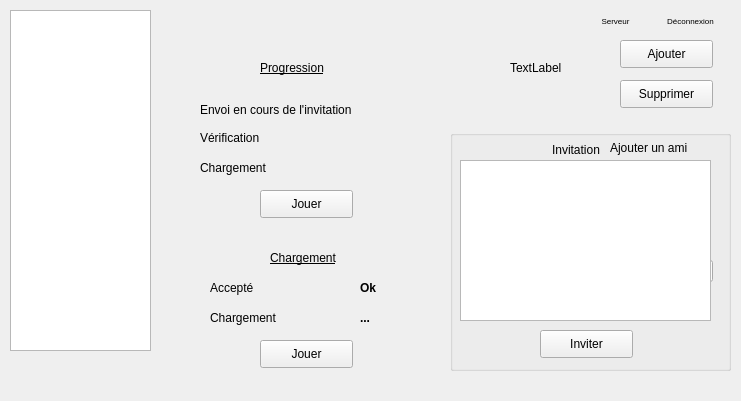
   <widget class="QWidget" name="FenInfoMulti" native="true">
    <property name="enabled">
     <bool>true</bool>
    </property>
    <property name="geometry">
     <rect>
      <x>210</x>
      <y>0</y>
      <width>741</width>
      <height>401</height>
     </rect>
    </property>
    <widget class="QPushButton" name="BoutonDeconnexion">
     <property name="geometry">
      <rect>
       <x>650</x>
       <y>10</y>
       <width>81</width>
       <height>21</height>
      </rect>
     </property>
     <property name="font">
      <font>
       <pointsize>6</pointsize>
      </font>
     </property>
     <property name="text">
      <string>Déconnexion</string>
     </property>
     <property name="checkable">
      <bool>false</bool>
     </property>
     <property name="checked">
      <bool>false</bool>
     </property>
     <property name="autoDefault">
      <bool>false</bool>
     </property>
     <property name="default">
      <bool>false</bool>
     </property>
     <property name="flat">
      <bool>true</bool>
     </property>
    </widget>
    <widget class="QListWidget" name="ListeContact">
     <property name="geometry">
      <rect>
       <x>10</x>
       <y>10</y>
       <width>141</width>
       <height>341</height>
      </rect>
     </property>
    </widget>
    <widget class="QLabel" name="label_16">
     <property name="geometry">
      <rect>
       <x>610</x>
       <y>140</y>
       <width>91</width>
       <height>16</height>
      </rect>
     </property>
     <property name="text">
      <string>Ajouter un ami</string>
     </property>
    </widget>
    <widget class="QLineEdit" name="lineEdit">
     <property name="geometry">
      <rect>
       <x>610</x>
       <y>170</y>
       <width>81</width>
       <height>22</height>
      </rect>
     </property>
    </widget>
    <widget class="QPushButton" name="pushButton_3">
     <property name="geometry">
      <rect>
       <x>620</x>
       <y>40</y>
       <width>93</width>
       <height>28</height>
      </rect>
     </property>
     <property name="text">
      <string>Ajouter</string>
     </property>
    </widget>
    <widget class="QPushButton" name="pushButton_2">
     <property name="geometry">
      <rect>
       <x>620</x>
       <y>80</y>
       <width>93</width>
       <height>28</height>
      </rect>
     </property>
     <property name="text">
      <string>Supprimer</string>
     </property>
    </widget>
    <widget class="QLabel" name="TxtStatutInvitation">
     <property name="geometry">
      <rect>
       <x>250</x>
       <y>260</y>
       <width>101</width>
       <height>16</height>
      </rect>
     </property>
     <property name="font">
      <font>
       <pointsize>8</pointsize>
      </font>
     </property>
     <property name="text">
      <string/>
     </property>
    </widget>
    <widget class="QLineEdit" name="lineEdit_2">
     <property name="geometry">
      <rect>
       <x>600</x>
       <y>260</y>
       <width>113</width>
       <height>22</height>
      </rect>
     </property>
    </widget>
    <widget class="QLabel" name="label_20">
     <property name="geometry">
      <rect>
       <x>610</x>
       <y>230</y>
       <width>71</width>
       <height>20</height>
      </rect>
     </property>
     <property name="text">
      <string>S'exprimer</string>
     </property>
    </widget>
    <widget class="QPushButton" name="BoutonActuServ">
     <property name="geometry">
      <rect>
       <x>580</x>
       <y>10</y>
       <width>71</width>
       <height>21</height>
      </rect>
     </property>
     <property name="font">
      <font>
       <pointsize>6</pointsize>
      </font>
     </property>
     <property name="text">
      <string>Serveur</string>
     </property>
     <property name="flat">
      <bool>true</bool>
     </property>
    </widget>
    <widget class="QLabel" name="TxtStatutServeur">
     <property name="geometry">
      <rect>
       <x>440</x>
       <y>10</y>
       <width>141</width>
       <height>20</height>
      </rect>
     </property>
     <property name="text">
      <string/>
     </property>
    </widget>
    <widget class="QLabel" name="NomUserMultiplayer">
     <property name="geometry">
      <rect>
       <x>170</x>
       <y>10</y>
       <width>141</width>
       <height>31</height>
      </rect>
     </property>
     <property name="font">
      <font>
       <pointsize>10</pointsize>
       <weight>75</weight>
       <bold>true</bold>
      </font>
     </property>
     <property name="text">
      <string/>
     </property>
    </widget>
    <widget class="QGroupBox" name="FenInvitation">
     <property name="geometry">
      <rect>
       <x>450</x>
       <y>130</y>
       <width>281</width>
       <height>241</height>
      </rect>
     </property>
     <property name="title">
      <string/>
     </property>
     <widget class="QPushButton" name="BoutonInviter">
      <property name="geometry">
       <rect>
        <x>90</x>
        <y>200</y>
        <width>93</width>
        <height>28</height>
       </rect>
      </property>
      <property name="text">
       <string>Inviter</string>
      </property>
     </widget>
     <widget class="QTextEdit" name="TxtInvitation">
      <property name="geometry">
       <rect>
        <x>10</x>
        <y>30</y>
        <width>251</width>
        <height>161</height>
       </rect>
      </property>
     </widget>
     <widget class="QLabel" name="label_21">
      <property name="geometry">
       <rect>
        <x>102</x>
        <y>10</y>
        <width>61</width>
        <height>20</height>
       </rect>
      </property>
      <property name="text">
       <string>Invitation</string>
      </property>
     </widget>
    </widget>
    <widget class="QWidget" name="FenEnvoiInvitation" native="true">
     <property name="geometry">
      <rect>
       <x>170</x>
       <y>50</y>
       <width>281</width>
       <height>181</height>
      </rect>
     </property>
     <widget class="QLabel" name="label_22">
      <property name="geometry">
       <rect>
        <x>90</x>
        <y>10</y>
        <width>71</width>
        <height>16</height>
       </rect>
      </property>
      <property name="font">
       <font>
        <underline>true</underline>
       </font>
      </property>
      <property name="text">
       <string>Progression</string>
      </property>
     </widget>
     <widget class="QLabel" name="label_23">
      <property name="geometry">
       <rect>
        <x>30</x>
        <y>50</y>
        <width>191</width>
        <height>20</height>
       </rect>
      </property>
      <property name="text">
       <string>Envoi en cours de l'invitation</string>
      </property>
     </widget>
     <widget class="QLabel" name="label_24">
      <property name="geometry">
       <rect>
        <x>30</x>
        <y>80</y>
        <width>91</width>
        <height>16</height>
       </rect>
      </property>
      <property name="text">
       <string>Vérification</string>
      </property>
     </widget>
     <widget class="QLabel" name="TxtOkInv">
      <property name="geometry">
       <rect>
        <x>220</x>
        <y>50</y>
        <width>53</width>
        <height>16</height>
       </rect>
      </property>
      <property name="font">
       <font>
        <weight>75</weight>
        <bold>true</bold>
       </font>
      </property>
      <property name="text">
       <string/>
      </property>
     </widget>
     <widget class="QLabel" name="TxtOkInvAccept">
      <property name="geometry">
       <rect>
        <x>220</x>
        <y>80</y>
        <width>53</width>
        <height>16</height>
       </rect>
      </property>
      <property name="font">
       <font>
        <weight>75</weight>
        <bold>true</bold>
       </font>
      </property>
      <property name="text">
       <string/>
      </property>
     </widget>
     <widget class="QLabel" name="label_29">
      <property name="geometry">
       <rect>
        <x>30</x>
        <y>110</y>
        <width>81</width>
        <height>16</height>
       </rect>
      </property>
      <property name="text">
       <string>Chargement</string>
      </property>
     </widget>
     <widget class="QLabel" name="TxtOkInvChargement">
      <property name="geometry">
       <rect>
        <x>220</x>
        <y>110</y>
        <width>53</width>
        <height>16</height>
       </rect>
      </property>
      <property name="font">
       <font>
        <weight>75</weight>
        <bold>true</bold>
       </font>
      </property>
      <property name="text">
       <string/>
      </property>
     </widget>
     <widget class="QPushButton" name="BoutonJouerMultiplayerEnvoi">
      <property name="geometry">
       <rect>
        <x>90</x>
        <y>140</y>
        <width>93</width>
        <height>28</height>
       </rect>
      </property>
      <property name="text">
       <string>Jouer</string>
      </property>
     </widget>
    </widget>
    <widget class="QWidget" name="FenReceveurInv" native="true">
     <property name="geometry">
      <rect>
       <x>200</x>
       <y>250</y>
       <width>221</width>
       <height>121</height>
      </rect>
     </property>
     <widget class="QLabel" name="label_25">
      <property name="geometry">
       <rect>
        <x>70</x>
        <y>0</y>
        <width>81</width>
        <height>16</height>
       </rect>
      </property>
      <property name="font">
       <font>
        <underline>true</underline>
       </font>
      </property>
      <property name="text">
       <string>Chargement</string>
      </property>
     </widget>
     <widget class="QLabel" name="label_26">
      <property name="geometry">
       <rect>
        <x>10</x>
        <y>30</y>
        <width>53</width>
        <height>16</height>
       </rect>
      </property>
      <property name="text">
       <string>Accepté</string>
      </property>
     </widget>
     <widget class="QLabel" name="label_27">
      <property name="geometry">
       <rect>
        <x>160</x>
        <y>30</y>
        <width>53</width>
        <height>16</height>
       </rect>
      </property>
      <property name="font">
       <font>
        <weight>75</weight>
        <bold>true</bold>
       </font>
      </property>
      <property name="text">
       <string>Ok</string>
      </property>
     </widget>
     <widget class="QLabel" name="label_28">
      <property name="geometry">
       <rect>
        <x>10</x>
        <y>60</y>
        <width>81</width>
        <height>16</height>
       </rect>
      </property>
      <property name="text">
       <string>Chargement</string>
      </property>
     </widget>
     <widget class="QLabel" name="TxtOkReceveurChargement">
      <property name="geometry">
       <rect>
        <x>160</x>
        <y>60</y>
        <width>53</width>
        <height>16</height>
       </rect>
      </property>
      <property name="font">
       <font>
        <weight>75</weight>
        <bold>true</bold>
       </font>
      </property>
      <property name="text">
       <string>...</string>
      </property>
     </widget>
     <widget class="QPushButton" name="BoutonJouerMultiplayerRecev">
      <property name="geometry">
       <rect>
        <x>60</x>
        <y>90</y>
        <width>93</width>
        <height>28</height>
       </rect>
      </property>
      <property name="text">
       <string>Jouer</string>
      </property>
     </widget>
    </widget>
    <widget class="QLabel" name="TxtTimer">
     <property name="geometry">
      <rect>
       <x>490</x>
       <y>210</y>
       <width>53</width>
       <height>16</height>
      </rect>
     </property>
     <property name="text">
      <string/>
     </property>
    </widget>
    <widget class="QLabel" name="TxtDonneesRecues">
     <property name="geometry">
      <rect>
       <x>510</x>
       <y>60</y>
       <width>53</width>
       <height>16</height>
      </rect>
     </property>
     <property name="text">
      <string>TextLabel</string>
     </property>
    </widget>
   </widget>
